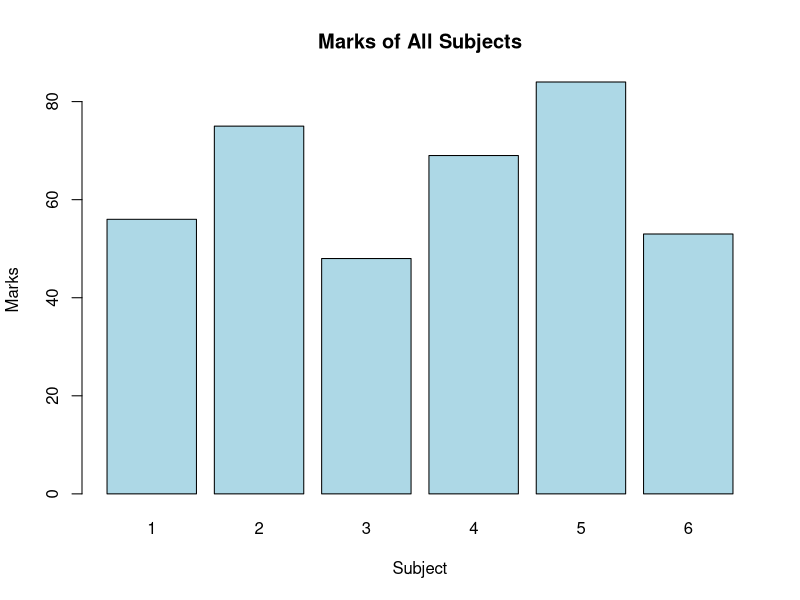
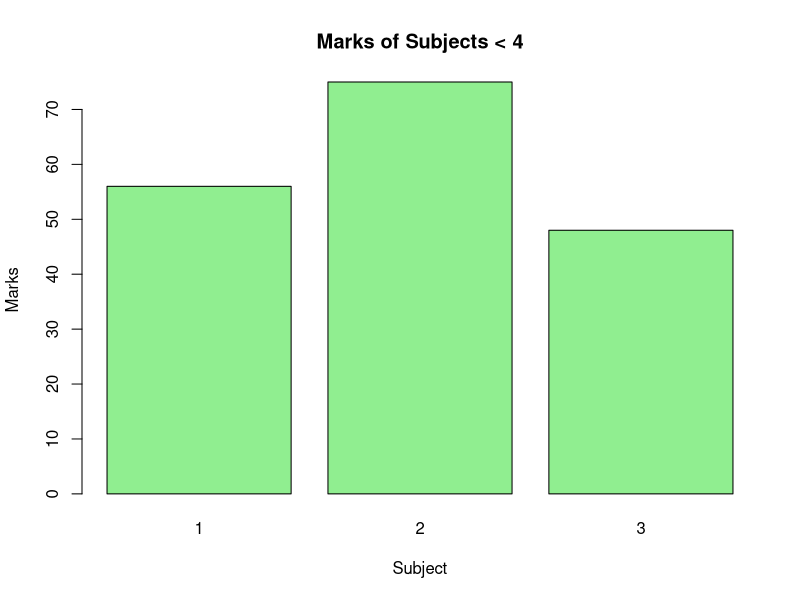
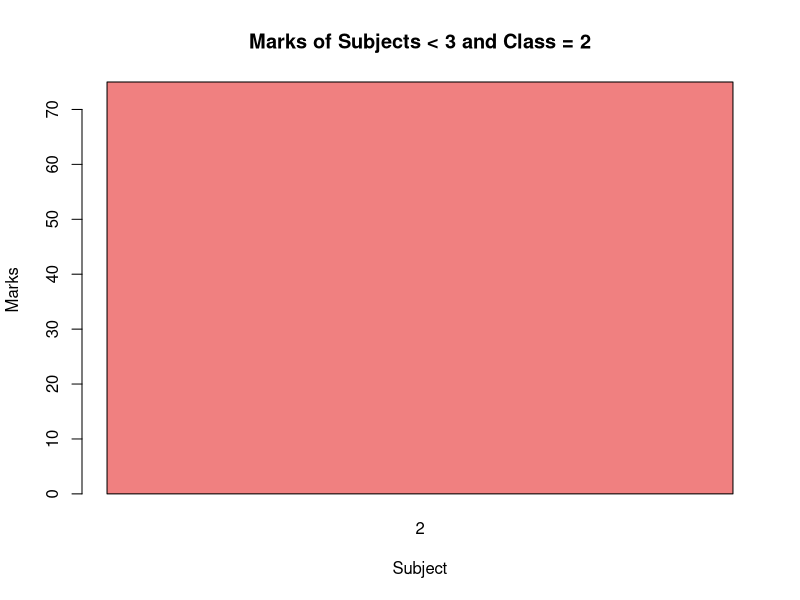

R code for these plots, in order:
# Create the data frame
data <- data.frame(
  Subject = c(1, 2, 3, 4, 5, 6),
  Class = c(1, 2, 1, 2, 1, 2),
  Marks = c(56, 75, 48, 69, 84, 53)
)

# Display the data frame
print("Original Data Frame:")
print(data)

# Subset where Subject is less than 4
subset_data <- subset(data, Subject < 4)

# Display the subset
print("Subset where Subject is less than 4:")
print(subset_data)

# Subset where Subject is less than 3 and Class equals to 2
bracket_subset <- data[data$Subject < 3 & data$Class == 2, ]

# Display the subset
print("Subset where Subject is less than 3 and Class equals to 2:")
print(bracket_subset)

# Visualize original data
barplot(data$Marks, 
        names.arg = data$Subject, 
        col = "lightblue", 
        main = "Marks of All Subjects", 
        xlab = "Subject", 
        ylab = "Marks")

# Visualize subset (Subject < 4)
barplot(subset_data$Marks, 
        names.arg = subset_data$Subject, 
        col = "lightgreen", 
        main = "Marks of Subjects < 4", 
        xlab = "Subject", 
        ylab = "Marks")

# Visualize subset (Subject < 3 and Class = 2)
barplot(bracket_subset$Marks, 
        names.arg = bracket_subset$Subject, 
        col = "lightcoral", 
        main = "Marks of Subjects < 3 and Class = 2", 
        xlab = "Subject", 
        ylab = "Marks")
